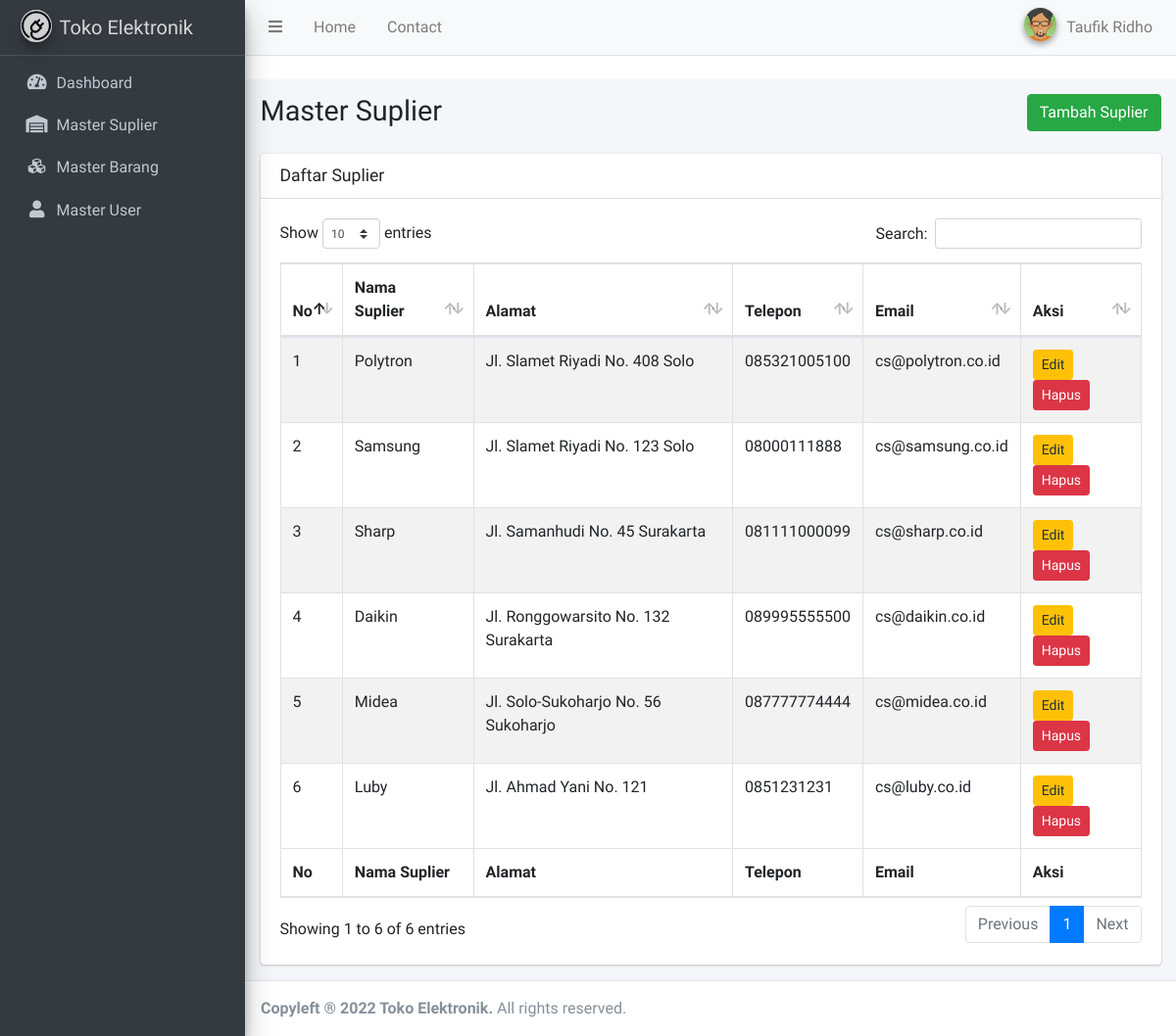
The app's page /view/admin/master-suplier.php (signed in) with its own data.
### tables this page shows
CREATE TABLE `tb_user`  (
  `id_user` int UNSIGNED NOT NULL AUTO_INCREMENT,
  `nama_user` varchar(200) NOT NULL,
  `username` varchar(20) NOT NULL,
  `password` varchar(100) NOT NULL,
  `role` enum('admin','staff','') NOT NULL,
  PRIMARY KEY (`id_user`) USING BTREE
);

CREATE TABLE `tb_suplier`  (
  `id_suplier` int NOT NULL AUTO_INCREMENT,
  `nama_suplier` varchar(200) NOT NULL,
  `alamat_suplier` varchar(200) NOT NULL,
  `no_telp` varchar(14) NOT NULL,
  `email` varchar(100) NOT NULL,
  PRIMARY KEY (`id_suplier`) USING BTREE
);

### view/admin/master-suplier.php (the view, shortened to what this page needs)
<?php include '../templates/admin/admin-header.php' ?>
<?php include '../templates/admin/admin-sidebar.php' ?> required
<div class="content-wrapper">
    <section class="content-header">
        <div class="container-fluid">
            <div class="row mb-2">
                <div class="col-sm-6">
                    <h1>Master Suplier</h1>
                </div>
                <div class="col-sm-6">
                    <ol class="breadcrumb float-sm-right">
                        <button type="button" class="btn btn-success" data-toggle="modal" data-target="#modal-add">
                            Tambah Suplier
                        </button>
                    </ol>
                </div>
            </div>
        </div>
    </section>
    <section class="content">
        <div class="container-fluid">
            <div class="row">
                <div class="col-12">
                    <div class="card">
                        <div class="card-header">
                            <h3 class="card-title">Daftar Suplier</h3>
                        </div>
                        <div class="card-body">
                            <table id="example1" class="table table-bordered table-striped">
                                <thead>
                                    <tr>
                                        <th>No</th>
                                        <th>Nama Suplier</th>
                                        <th>Alamat</th>
                                        <th>Telepon</th>
                                        <th>Email</th>
                                        <th>Aksi</th>
                                    </tr>
                                </thead>
                                <tbody>
                                    <?php
                                    $i = 1;
                                    $getSuplier = mysqli_query($connection, "SELECT * FROM tb_suplier");
                                    foreach ($getSuplier as $value) :
                                    ?>
                                        <tr>
                                            <td><?= $i++; ?></td>
                                            <td><?= $value['nama_suplier']; ?></td>
                                            <td><?= $value['alamat_suplier']; ?></td>
                                            <td><?= $value['no_telp']; ?></td>
                                            <td><?= $value['email']; ?></td>
                                            <td>
                                                <button type="button" class="btn btn-warning btn-sm" data-toggle="modal" data-target="#modal<?= $value['id_suplier']; ?>">Edit</button>
                                                <button type="button" class="btn btn-danger btn-sm" onclick="confirm_modal('query/delete-suplier.php?id_suplier=<?= $value['id_suplier']; ?>')">Hapus</button>
                                            </td>
                                        </tr>
                                    <?php
                                    endforeach;
                                    ?>
                                </tbody>
                                <tfoot>
                                    <tr>
                                        <th>No</th>
                                        <th>Nama Suplier</th>
                                        <th>Alamat</th>
                                        <th>Telepon</th>
                                        <th>Email</th>
                                        <th>Aksi</th>
                                    </tr>
                                </tfoot>
                            </table>
                        </div>
                    </div>
                </div>
            </div>
        </div>
    </section>
</div>
<?php include '../templates/footer.php' ?>

### view/templates/admin/admin-header.php (shortened to what this page needs)
<?php
include '../../config/Database.php';
$user = $_SESSION['username'];
$getUser = mysqli_query($connection, "SELECT * FROM tb_user WHERE username = '$user'");
$result = mysqli_fetch_array($getUser);
?>
<!DOCTYPE html>
<html>
<head>
    <link rel="stylesheet" href="../../plugins/datatables-bs4/css/dataTables.bootstrap4.min.css">
    <link rel="stylesheet" href="../../plugins/datatables-responsive/css/responsive.bootstrap4.min.css">
    <link rel="stylesheet" href="../../plugins/fontawesome-free/css/all.min.css">
    <link rel="stylesheet" href="../../plugins/icheck-bootstrap/icheck-bootstrap.min.css">
    <link rel="stylesheet" href="../../assets/css/adminlte.min.css">
</head>
<body class="hold-transition sidebar-mini">
    <div class="wrapper">
        <nav class="main-header navbar navbar-expand navbar-light">
            <ul class="navbar-nav">
                <li class="nav-item">
                    <a class="nav-link" data-widget="pushmenu" href="#" role="button"><i class="fas fa-bars"></i></a>
                </li>
                <li class="nav-item d-none d-sm-inline-block">
                    <a href="../admin/" class="nav-link">Home</a>
                </li>
                <li class="nav-item d-none d-sm-inline-block">
                    <a href="#" class="nav-link">Contact</a>
                </li>
            </ul>
            <ul class="navbar-nav ml-auto">
                <li class="nav-item dropdown user-menu">
                    <a href="#" class="nav-link dropdown-toggle" data-toggle="dropdown">
                        <img src="../../assets/img/avatar04.png" class="user-image img-circle elevation-2" alt="User Image">
                        <span class="d-none d-md-inline"><?= ucfirst($result['nama_user']); ?></span>
                    </a>
                </li>
            </ul>
        </nav>

### view/templates/admin/admin-sidebar.php
<aside class="main-sidebar sidebar-dark-primary elevation-4">
    <a href="../admin/" class="brand-link">
        <img src="../../assets/img/electronics.png" alt="Toko Elektronik Logo" class="brand-image img-circle elevation-3" style="opacity: .8">
        <span class="brand-text font-weight-light">Toko Elektronik</span>
    </a>
    <div class="sidebar">
        <nav class="mt-2">
            <ul class="nav nav-pills nav-sidebar flex-column" data-widget="treeview" role="menu" data-accordion="false">
                <li class="nav-item">
                    <a href="../admin/" class="nav-link">
                        <i class="nav-icon fas fa-tachometer-alt"></i>
                        <p>
                            Dashboard
                        </p>
                    </a>
                </li>
                <li class="nav-item">
                    <a href="master-suplier.php" class="nav-link">
                        <i class="nav-icon fas fa-warehouse"></i>
                        <p>Master Suplier</p>
                    </a>
                </li>
                <li class="nav-item">
                    <a href="master-barang.php" class="nav-link">
                        <i class="nav-icon fas fa-cubes"></i>
                        <p>Master Barang</p>
                    </a>
                </li>
                <li class="nav-item">
                    <a href="master-user.php" class="nav-link">
                        <i class="nav-icon fas fa-user"></i>
                        <p>Master User</p>
                    </a>
                </li>
            </ul>
        </nav>
    </div>
</aside>

### view/templates/footer.php (shortened to what this page needs)
<footer class="main-footer">
    <strong>Copyleft &reg; 2022 Toko Elektronik.</strong> All rights reserved.
</footer>
</div>
</body>
</html>

### records on screen
tb_user: nama_user "Taufik Ridho"
tb_suplier: nama_suplier "Polytron", alamat_suplier "Jl. Slamet Riyadi No. 408 Solo", no_telp "085321005100", email "cs@polytron.co.id"
tb_suplier: nama_suplier "Samsung", alamat_suplier "Jl. Slamet Riyadi No. 123 Solo", no_telp "08000111888", email "cs@samsung.co.id"
tb_suplier: nama_suplier "Sharp", alamat_suplier "Jl. Samanhudi No. 45 Surakarta", no_telp "081111000099", email "cs@sharp.co.id"
tb_suplier: nama_suplier "Daikin", alamat_suplier "Jl. Ronggowarsito No. 132 Surakarta", no_telp "089995555500", email "cs@daikin.co.id"
tb_suplier: nama_suplier "Midea", alamat_suplier "Jl. Solo-Sukoharjo No. 56 Sukoharjo", no_telp "087777774444", email "cs@midea.co.id"
tb_suplier: nama_suplier "Luby", alamat_suplier "Jl. Ahmad Yani No. 121", no_telp "0851231231", email "cs@luby.co.id"
